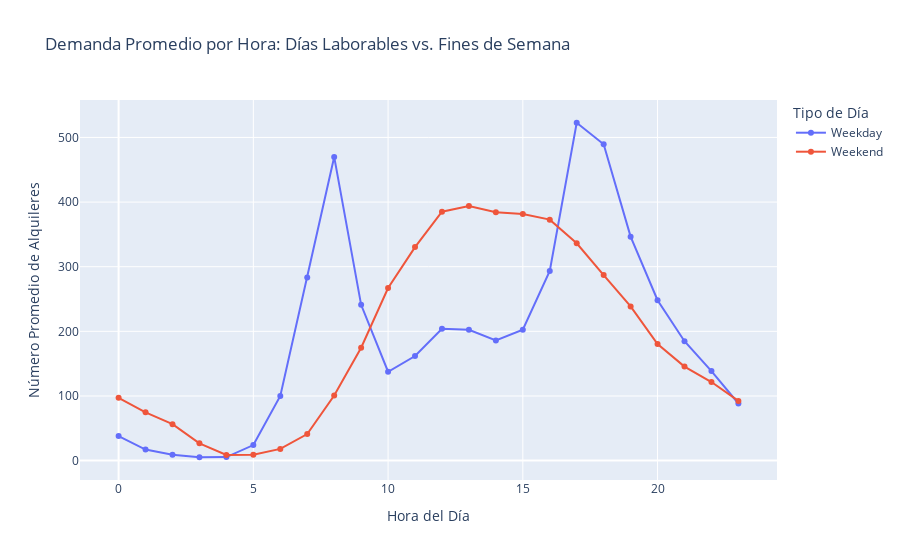

Notebook code for this chart:
### Markdown cell above
**¿Cómo varía la demanda de bicicletas según la hora del día en días laborables versus fines de semana?**

### Code cell
# Extraer hora y calcular demanda promedio
hourly_demand = bsd_df.groupby(['hour', 'day_type'])['count'].mean().reset_index()

# Gráfico de líneas interactivo
fig = px.line(hourly_demand, x='hour', y='count', color='day_type',
              title='Demanda Promedio por Hora: Días Laborables vs. Fines de Semana',
              labels={'hour': 'Hora del Día', 'count': 'Número Promedio de Alquileres', 'day_type': 'Tipo de Día'},
              markers=True)
fig.show()

# Resumen numérico
# print(hourly_demand.pivot(index='hour', columns='day_type', values='count'))

### Figure 1 — Plotly figure (JSON) as saved in the notebook; plotly's stock layout.template omitted (floating-point values rounded to 4 significant figures)
{"data": [{"hovertemplate": "Tipo de Día=Weekday<br>Hora del Día=%{x}<br>Número Promedio de Alquileres=%{y}<extra></extra>", "legendgroup": "Weekday", "line": {"color": "#636efa", "dash": "solid"}, "marker": {"symbol": "circle"}, "mode": "lines+markers", "name": "Weekday", "orientation": "v", "showlegend": true, "type": "scatter", "x": [0, 1, 2, 3, 4, 5, 6, 7, 8, 9, 10, 11, 12, 13, 14, 15, 16, 17, 18, 19, 20, 21, 22, 23], "xaxis": "x", "y": [37.94, 17.1, 9.236, 5.193, 5.448, 24.07, 100.0, 283.5, 469.8, 241.0, 137.5, 161.8, 204.1, 202.3, 186.0, 202.4, 293.4, 522.7, 489.4, 346.5, 248.2, 184.7, 138.5, 88.33], "yaxis": "y"}, {"hovertemplate": "Tipo de Día=Weekend<br>Hora del Día=%{x}<br>Número Promedio de Alquileres=%{y}<extra></extra>", "legendgroup": "Weekend", "line": {"color": "#EF553B", "dash": "solid"}, "marker": {"symbol": "circle"}, "mode": "lines+markers", "name": "Weekend", "orientation": "v", "showlegend": true, "type": "scatter", "x": [0, 1, 2, 3, 4, 5, 6, 7, 8, 9, 10, 11, 12, 13, 14, 15, 16, 17, 18, 19, 20, 21, 22, 23], "xaxis": "x", "y": [97.22, 74.73, 56.32, 26.73, 8.659, 8.984, 18.13, 40.99, 100.8, 174.6, 267.1, 330.4, 385.1, 393.9, 384.4, 381.7, 372.8, 336.3, 287.1, 238.6, 180.3, 145.5, 121.6, 92.39], "yaxis": "y"}], "layout": {"legend": {"title": {"text": "Tipo de Día"}, "tracegroupgap": 0}, "title": {"text": "Demanda Promedio por Hora: Días Laborables vs. Fines de Semana"}, "xaxis": {"anchor": "y", "domain": [0, 1], "title": {"text": "Hora del Día"}}, "yaxis": {"anchor": "x", "domain": [0, 1], "title": {"text": "Número Promedio de Alquileres"}}}}
